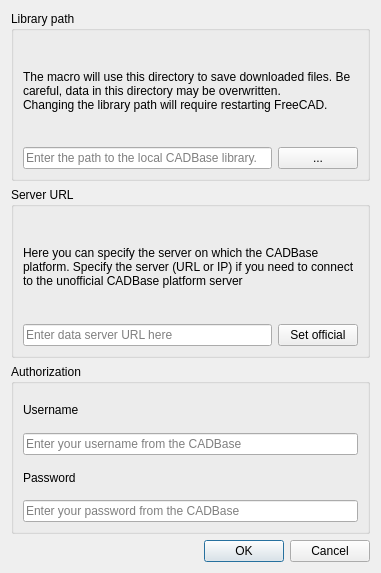
<?xml version="1.0" encoding="UTF-8"?>
<ui version="4.0">
 <class>Config</class>
 <widget class="QDialog" name="Config">
  <property name="geometry">
   <rect>
    <x>0</x>
    <y>0</y>
    <width>381</width>
    <height>573</height>
   </rect>
  </property>
  <property name="windowTitle">
   <string>CADBase Library Configuration</string>
  </property>
  <layout class="QVBoxLayout" name="verticalLayout">
   <item>
    <widget class="QGroupBox" name="groupBox_3">
     <property name="title">
      <string>Library path</string>
     </property>
     <layout class="QHBoxLayout" name="horizontalLayout_3">
      <item>
       <layout class="QVBoxLayout" name="verticalLayout_3">
        <item>
         <widget class="QLabel" name="label">
          <property name="sizePolicy">
           <sizepolicy hsizetype="Minimum" vsizetype="Minimum">
            <horstretch>0</horstretch>
            <verstretch>0</verstretch>
           </sizepolicy>
          </property>
          <property name="lineWidth">
           <number>1</number>
          </property>
          <property name="text">
           <string>The macro will use this directory to save downloaded files. Be careful, data in this directory may be overwritten.
Changing the library path will require restarting FreeCAD.</string>
          </property>
          <property name="wordWrap">
           <bool>true</bool>
          </property>
         </widget>
        </item>
        <item>
         <layout class="QHBoxLayout" name="horizontalLayout_2">
          <item>
           <widget class="QLineEdit" name="lineEdit_3">
            <property name="placeholderText">
             <string>Enter the path to the local CADBase library.</string>
            </property>
           </widget>
          </item>
          <item>
           <widget class="QPushButton" name="pushButton_3">
            <property name="sizePolicy">
             <sizepolicy hsizetype="Minimum" vsizetype="Fixed">
              <horstretch>0</horstretch>
              <verstretch>0</verstretch>
             </sizepolicy>
            </property>
            <property name="accessibleDescription">
             <string/>
            </property>
            <property name="text">
             <string>...</string>
            </property>
           </widget>
          </item>
         </layout>
        </item>
       </layout>
      </item>
     </layout>
    </widget>
   </item>
   <item>
    <widget class="QGroupBox" name="groupBox">
     <property name="title">
      <string>Server URL</string>
     </property>
     <layout class="QHBoxLayout" name="horizontalLayout">
      <item>
       <layout class="QVBoxLayout" name="verticalLayout_4">
        <item>
         <widget class="QLabel" name="label_4">
          <property name="text">
           <string>Here you can specify the server on which the CADBase platform. Specify the server (URL or IP) if you need to connect to the unofficial CADBase platform server</string>
          </property>
          <property name="wordWrap">
           <bool>true</bool>
          </property>
         </widget>
        </item>
        <item>
         <layout class="QHBoxLayout" name="horizontalLayout_4">
          <item>
           <widget class="QLineEdit" name="lineEdit">
            <property name="placeholderText">
             <string>Enter data server URL here</string>
            </property>
           </widget>
          </item>
          <item>
           <widget class="QPushButton" name="pushButton">
            <property name="text">
             <string>Set official</string>
            </property>
           </widget>
          </item>
         </layout>
        </item>
       </layout>
      </item>
     </layout>
    </widget>
   </item>
   <item>
    <widget class="QGroupBox" name="groupBox_2">
     <property name="title">
      <string>Authorization</string>
     </property>
     <layout class="QVBoxLayout" name="verticalLayout_2">
      <item>
       <layout class="QVBoxLayout" name="verticalLayout_5">
        <item>
         <widget class="QLabel" name="label_2">
          <property name="text">
           <string>Username</string>
          </property>
         </widget>
        </item>
        <item>
         <widget class="QLineEdit" name="lineEdit_2">
          <property name="placeholderText">
           <string>Enter your username from the CADBase</string>
          </property>
         </widget>
        </item>
        <item>
         <widget class="QLabel" name="label_3">
          <property name="text">
           <string>Password</string>
          </property>
         </widget>
        </item>
        <item>
         <widget class="QLineEdit" name="lineEdit_4">
          <property name="echoMode">
           <enum>QLineEdit::Password</enum>
          </property>
          <property name="placeholderText">
           <string>Enter your password from the CADBase</string>
          </property>
         </widget>
        </item>
       </layout>
      </item>
     </layout>
    </widget>
   </item>
   <item>
    <widget class="QDialogButtonBox" name="buttonBox">
     <property name="standardButtons">
      <set>QDialogButtonBox::Cancel|QDialogButtonBox::Ok</set>
     </property>
    </widget>
   </item>
  </layout>
 </widget>
 <resources/>
 <connections/>
</ui>
